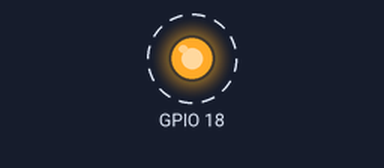
The program below on a simulated Raspberry Pi (BCM pin numbers). Parts: output pins drawn as LEDs (lit = HIGH). Dashed ring = blinking. At 18.0 s the program stops and its outputs stay as they are.

Above: at 0.5 s.
Timing chart, 0 to 4.6 s (numbered marks = the images above):
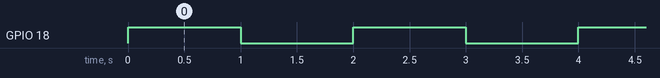

Measured:
- by itself, GPIO 18: alternates HIGH for 1.0 s and LOW for 1.0 s, 18 changes in all, then stays LOW

The program:

led.py
```python
import RPi.GPIO as GPIO
import time
GPIO.setmode(GPIO.BCM)
GPIO.setup(18,GPIO.OUT)

try:
    a=1
    while a <10:
        GPIO.output(18, True)
        time.sleep(1)
        GPIO.output(18, False)
        time.sleep(1)
        a= a+1
except KeyboardInterrupt:
    GPIO.cleanup()
```
